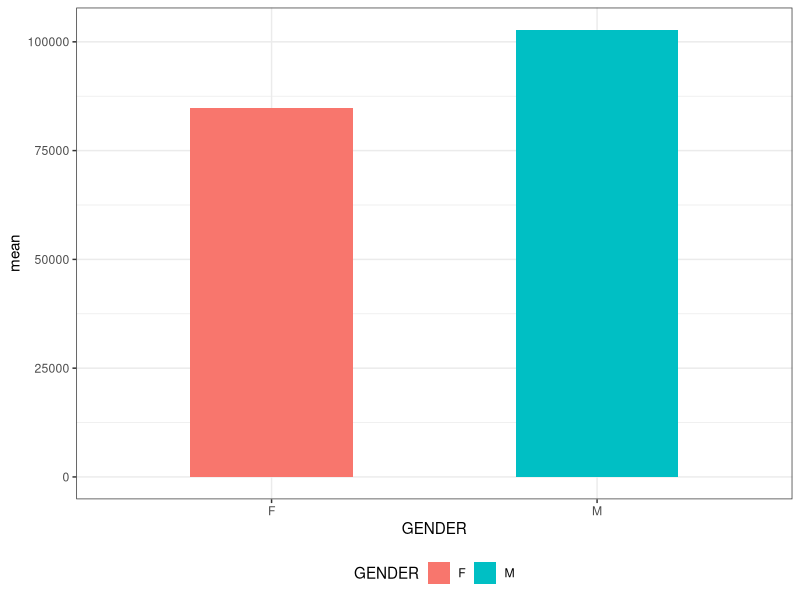
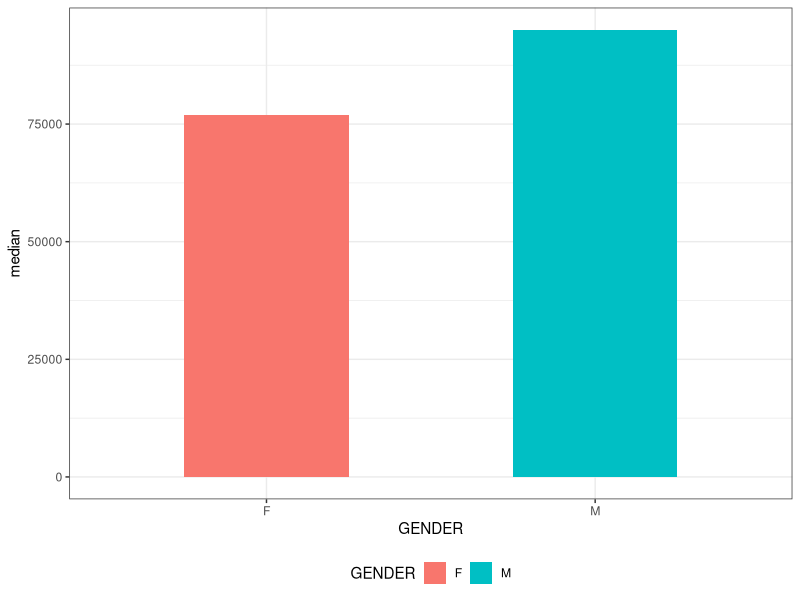
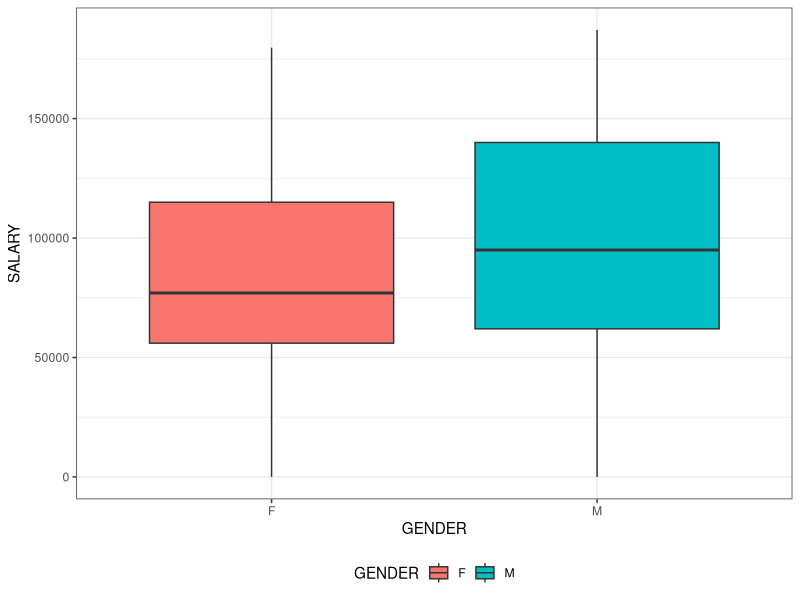
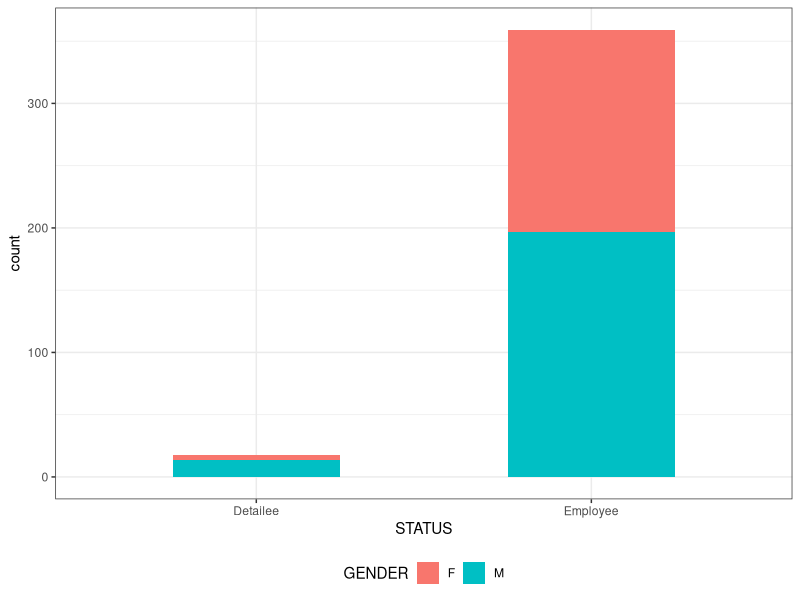
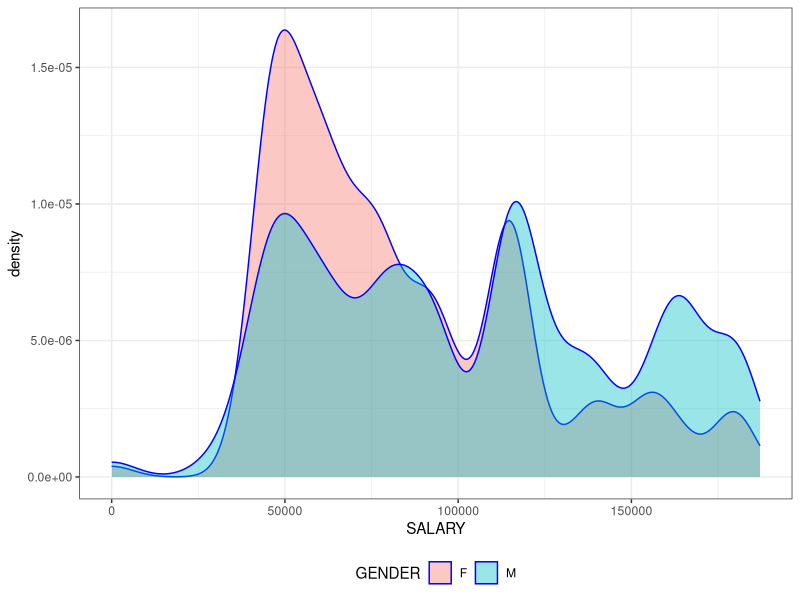
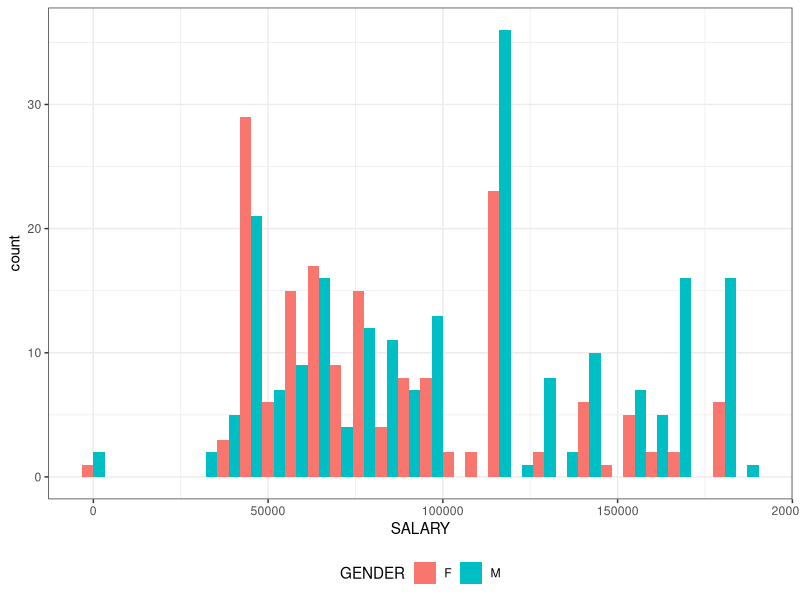

These charts were generated, in order, by the following R code:
## ---- chunk 1
knitr::opts_chunk$set(echo = FALSE)
knitr::opts_chunk$set(message = FALSE)
knitr::opts_chunk$set(warning = FALSE)

knitr::opts_chunk$set(
  fig.width = 6,
  fig.asp = .9,
  out.width = "90%"
)
## ---- chunk 2
library(tidyverse)
library(knitr)
knitr::opts_chunk$set(
  fig.width = 6,
  fig.asp = .6,
  out.width = "90%"
)
theme_set(theme_bw() + theme(legend.position = "bottom"))
## ---- chunk 3
library(tidyverse)
## ---- chunk 4
wh_pay = read_csv("./data//white_house_2017_salaries_clean.csv") %>% 
  select(-(starts_with("X")))
## ---- chunk 5
wh_pay %>% 
  top_n(1, SALARY) %>% 
  arrange(desc(SALARY)) %>% 
  knitr::kable()

wh_pay %>% 
  filter(SALARY > 100000) %>% 
  group_by(GENDER) %>% 
  summarize(NUMBER = n()) %>% 
  knitr::kable()
## ---- chunk 6
wh_pay %>% 
  filter(SALARY < 100000) %>% 
  group_by(GENDER) %>% 
  summarize(NUMBER = n()) %>% 
  knitr::kable()
## ---- chunk 7
wh_pay %>%
  group_by(GENDER) %>%
  summarize(n = n()) %>% knitr::kable()

wh_pay %>% 
  group_by(TITLE, GENDER) %>% 
  summarize(n = n()) %>% 
  arrange(desc(n)) %>% 
  knitr::kable()
## ---- chunk 8
wh_pay %>% 
  group_by(GENDER) %>% 
  summarize(n = n(),
            mean = mean(SALARY),
            median = median(SALARY)) %>% knitr::kable()
## ---- chunk 9
wh_pay %>%
  group_by(GENDER) %>%
  summarize(n = n(),
            mean = mean(SALARY),
            median = median(SALARY))  %>%
  ggplot(aes(x = GENDER, y = mean, fill = GENDER)) + 
  geom_col(width = 0.5) 
wh_pay %>%
  group_by(GENDER) %>%
  summarize(n = n(),
            mean = mean(SALARY),
            median = median(SALARY))  %>%
  ggplot(aes(x = GENDER, y = median, fill = GENDER)) + 
  geom_col(width = 0.5) 
ggplot(wh_pay, aes(x = GENDER, y = SALARY, fill = GENDER)) +
  geom_boxplot()
ggplot(wh_pay, aes(x = STATUS, fill = GENDER)) + 
  geom_bar(width = 0.5)
ggplot(wh_pay, aes(x = SALARY, fill = GENDER)) + 
  geom_density(alpha = .4, adjust = .5, color = "blue")
ggplot(wh_pay, aes(x = SALARY, fill = GENDER)) + 
  geom_histogram(position = "dodge") 
